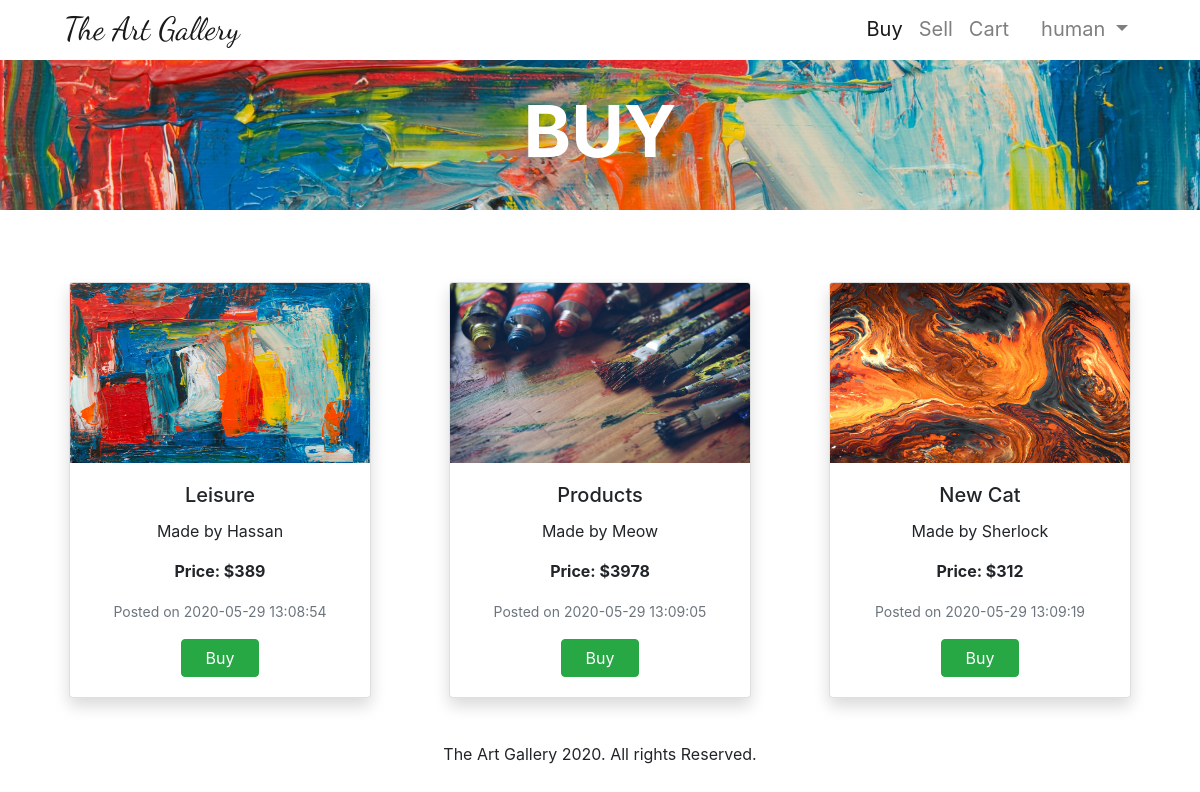
The app's page /buy (signed in) with its own data.
### tables this page shows
CREATE TABLE paintings (id INTEGER PRIMARY KEY, title TEXT NOT NULL, artist TEXT NOT NULL, price NUMERIC NOT NULL, imageaddress TEXT NOT NULL, additiondate DATETIME);

### main.py (the view)
@app.route("/buy", methods=["GET", "POST"])
@login_required
def buy():
    if request.method == "GET":
        with sqlite3.connect("gallery.db") as con:
            db = con.cursor()
            db.execute(
                "SELECT * FROM paintings ORDER BY id")
            rows = db.fetchall()
        return render_template("buy.html", rows=rows)
    else:
        return redirect("/")

### brains.py (called while the page is built)
def login_required(f):
    @wraps(f)
    def decorated_function(*args, **kwargs):
        if session.get("user_id") is None:
            return redirect("/login")
        return f(*args, **kwargs)
    return decorated_function

### main.py (called while the page is built)
@app.after_request
def after_request(response):
    response.headers["Cache-Control"] = "no-cache, no-store, must-revalidate"
    response.headers["Expires"] = 0
    response.headers["Pragma"] = "no-cache"
    return response

### templates/buy.html (shortened to what this page needs)
{% extends 'layout.html' %}
{% block activeBuy %}
active
{% endblock %}
{% block main %}
<div id="buy-content">
    <section id="market">
        <div id="products">
            <div id="buy-top" class="d-flex flex-column justify-content-center align-items-center top" style="
    background-image: url({{ url_for('static', filename='images/buy.jpg') }});">
                <h2 class="display-3 font-weight-bold" style="color:white;">BUY</h2>
            </div>
            <div class="container-lg">
                <div id="items" class="row justify-content-center mt-5">
                    {% for row in rows %}
                        <div class="col-12 col-md-6 col-lg-4 d-flex justify-content-center">
                            <div class="card m-4 shadow bg-white rounded" style="width: 20rem;">
                                <div class="inner">
                                    <img class="card-img-top" src="{{ url_for('static', filename='uploads/') }}{{ row[4] | basename }}" alt="Card image cap" height="180" width="286">
                                </div>
                                <div class="card-body text-center">
                                    <h5 class="card-title">{{ row[1] }}</h5>
                                    <p class="card-text">Made by {{ row[2] }} </p>
                                    <p class="card-text font-weight-bold">Price: ${{ row[3] }}</p>
                                    <p class="card-text"><small class="text-muted">Posted on {{ row[5] }}</small></p>
                                    <form action="/addToCart" method="post">
                                        <button type=submit class="btn btn-success px-4">Buy</button>
                                    </form>
                                </div>
                            </div>
                        </div>
                    {% endfor %}
                </div>
            </div>
        </div>
    </section>
</div>
{% endblock %}

### templates/layout.html (shortened to what this page needs)
<!DOCTYPE html>
<html lang="en">
<head>
    <link rel="stylesheet" href="/static/bootstrap/css/bootstrap.min.css">
    <link rel="stylesheet" href="/static/styles/styles.css">
</head>
<body>
    <header>
        <nav id="my-nav" class="navbar navbar-expand-md navbar-light fixed-top py-0" {% block styleCart %}  {% endblock %}>
            <a id="brand" class="navbar-brand ml-lg-5" href="/">The Art Gallery</a>
            <div class="collapse navbar-collapse mr-lg-5" id="navbarContent">
                <ul class="navbar-nav ml-auto">
                    {% if session.user_id %}
                        <li class="nav-item {% block activeBuy %} {% endblock %}">
                            <a class="nav-link hover-ef" href="/buy">Buy<span class="sr-only">(current)</span></a>
                        </li>
                        <li class="nav-item {% block activeSell %} {% endblock %}">
                            <a class="nav-link hover-ef" href="/sell">Sell<span class="sr-only">(current)</span></a>
                        </li>
                        <li class="nav-item {% block activeCart %} {% endblock %} {% block emptyCart %} {% endblock %}">
                            <a class="nav-link hover-ef" href="/cart">Cart<span class="sr-only">(current)</span></a>
                        </li>
                        <li class="nav-item dropdown ml-lg-3">
                            <a class="nav-link dropdown-toggle" href="#" id="navbarDropdown" role="button" data-toggle="dropdown"
                                aria-haspopup="true" aria-expanded="false">
                                {{ session.user_name }}
                            </a>
                        </li>
                    {% endif %}
                </ul>
            </div>
        </nav>
    </header>
    <main>
        {% block main %}
        {% endblock %}
    </main>
    <footer>The Art Gallery 2020. All rights Reserved.</footer>
</body>
</html>

### static/styles/styles.css (style rules this page uses)
#brand { font-family: 'Dancing Script', 'Helvetica Neue', Helvetica, Arial; font-size: 2rem !important; }
#my-nav a { font-size: 1.25rem; position: relative; }
.hover-ef::after { content: ''; top: 0; left: 0; transform: translateY(10px); transition: transform 0.3s ease; opacity: 0; height: 100%; width: 100%; border-bottom: 2px solid #343a40; position: absolute; }
#market, #sell-products, #cart, #login, #register { padding-top: 60px; }
#products { width: 100%; }
.top { height: 150px; background-position: center bottom; background-size: cover; background-repeat: no-repeat; background-attachment: fixed; }
.inner { overflow: hidden; }
.inner img { transition: all 500ms ease; }
footer { text-align: center; padding: 20px; bottom: 0; left: 0; right: 0; }

### records on screen
paintings: shows a picture, title "Leisure", artist "Hassan", price "389", additiondate "2020-05-29 13:08:54"
paintings: shows a picture, title "Products", artist "Meow", price "3978", additiondate "2020-05-29 13:09:05"
paintings: shows a picture, title "New Cat", artist "Sherlock", price "312", additiondate "2020-05-29 13:09:19"

### other values on screen
{{ session.user_name }} "human"
